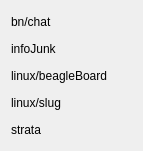
<?xml version="1.0" encoding="UTF-8"?>
<ui version="4.0">
 <class>MailFilterStatus</class>
 <widget class="QWidget" name="MailFilterStatus">
  <property name="geometry">
   <rect>
    <x>0</x>
    <y>0</y>
    <width>139</width>
    <height>147</height>
   </rect>
  </property>
  <property name="windowTitle">
   <string>MailFilterStatus</string>
  </property>
  <layout class="QVBoxLayout" name="verticalLayout">
   <item>
    <widget class="QLabel" name="label_4">
     <property name="minimumSize">
      <size>
       <width>121</width>
       <height>21</height>
      </size>
     </property>
     <property name="maximumSize">
      <size>
       <width>121</width>
       <height>21</height>
      </size>
     </property>
     <property name="text">
      <string>bn/chat</string>
     </property>
    </widget>
   </item>
   <item>
    <widget class="QLabel" name="label_5">
     <property name="minimumSize">
      <size>
       <width>121</width>
       <height>21</height>
      </size>
     </property>
     <property name="maximumSize">
      <size>
       <width>121</width>
       <height>21</height>
      </size>
     </property>
     <property name="text">
      <string>infoJunk</string>
     </property>
    </widget>
   </item>
   <item>
    <widget class="QLabel" name="label">
     <property name="minimumSize">
      <size>
       <width>121</width>
       <height>21</height>
      </size>
     </property>
     <property name="maximumSize">
      <size>
       <width>121</width>
       <height>21</height>
      </size>
     </property>
     <property name="text">
      <string>linux/beagleBoard</string>
     </property>
    </widget>
   </item>
   <item>
    <widget class="QLabel" name="label_2">
     <property name="minimumSize">
      <size>
       <width>121</width>
       <height>21</height>
      </size>
     </property>
     <property name="maximumSize">
      <size>
       <width>121</width>
       <height>21</height>
      </size>
     </property>
     <property name="text">
      <string>linux/slug</string>
     </property>
    </widget>
   </item>
   <item>
    <widget class="QLabel" name="label_3">
     <property name="minimumSize">
      <size>
       <width>121</width>
       <height>21</height>
      </size>
     </property>
     <property name="maximumSize">
      <size>
       <width>121</width>
       <height>21</height>
      </size>
     </property>
     <property name="text">
      <string>strata</string>
     </property>
    </widget>
   </item>
  </layout>
 </widget>
 <layoutdefault spacing="6" margin="11"/>
 <resources/>
 <connections/>
</ui>
